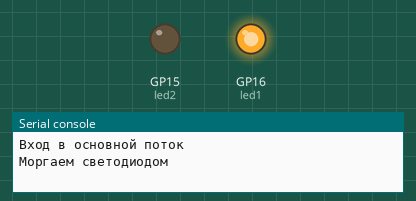
The program below on a simulated Raspberry Pi Pico running MicroPython. On the bench: output pins drawn as LEDs (lit = HIGH), the last lines printed to the serial console. Threads take turns every 2 ms.

Above: at 1.0 s.
At 3.2 s:
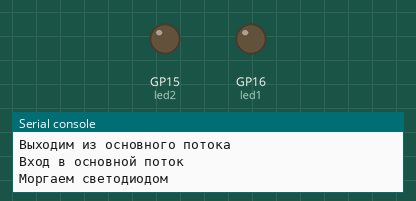
Timing chart, 0 to 5.6 s (numbered marks = the images above):
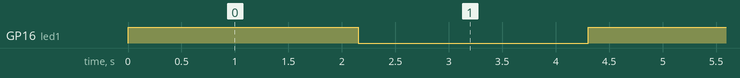

The program:

Threads.py
```python
import machine
import utime
import _thread

led1 = machine.Pin(16, machine.Pin.OUT)
led2 = machine.Pin(15, machine.Pin.OUT)
sLock = _thread.allocate_lock()

def CoreTask():

    while True:

        sLock.acquire()
        print("Входим во второй тред")
        utime.sleep(1)
        led2.high()
        print("Включаем светодиод")
        utime.sleep(2)
        led2.low()
        print("Выключаем светодиод")
        utime.sleep(1)
        print("Выходим из второго треда")
        utime.sleep(1)
        sLock.release()

_thread.start_new_thread(CoreTask, ())

while True:

    sLock.acquire()
    print("Вход в основной поток")
    led1.toggle()
    utime.sleep(0.15)
    print("Моргаем светодиодом")
    utime.sleep(1)
    print("Выходим из основного потока")
    utime.sleep(1)
    sLock.release()
```

Measured:
- by itself, GP16 (led1): alternates HIGH for 2.2 s and LOW for 2.2 s
